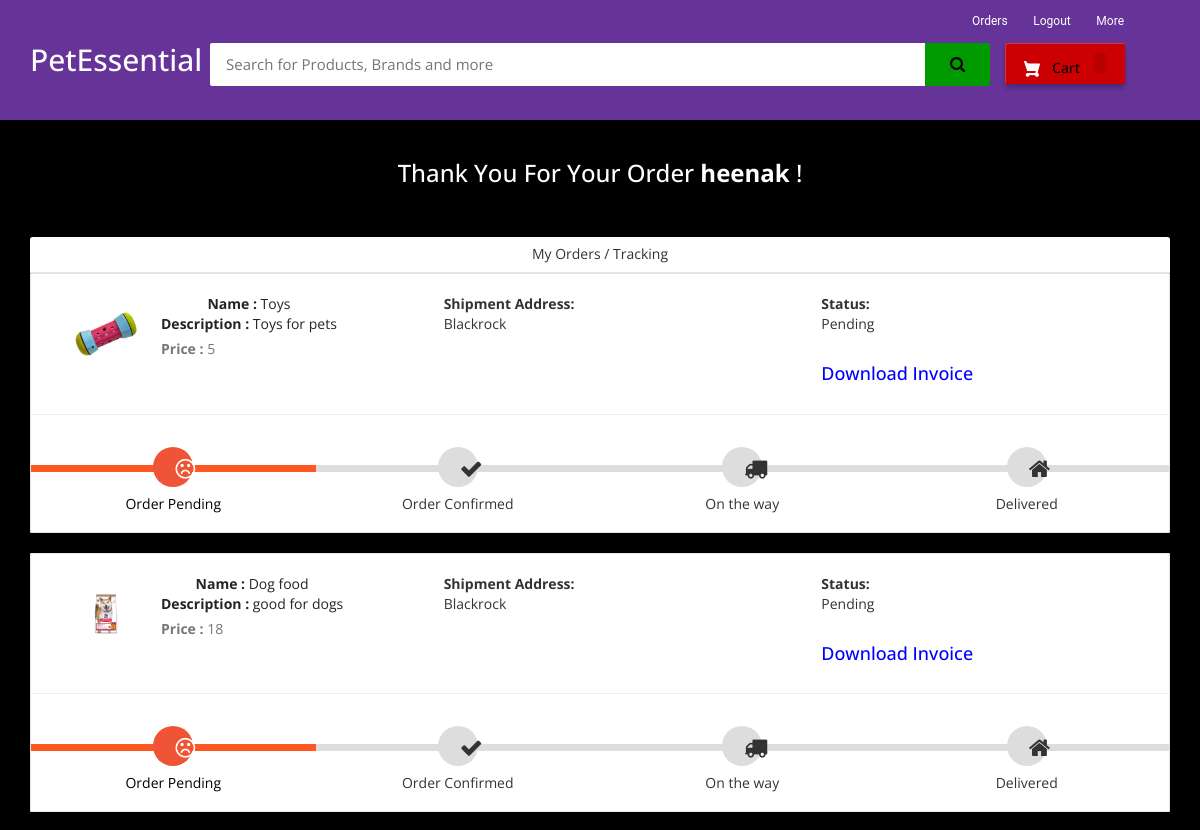
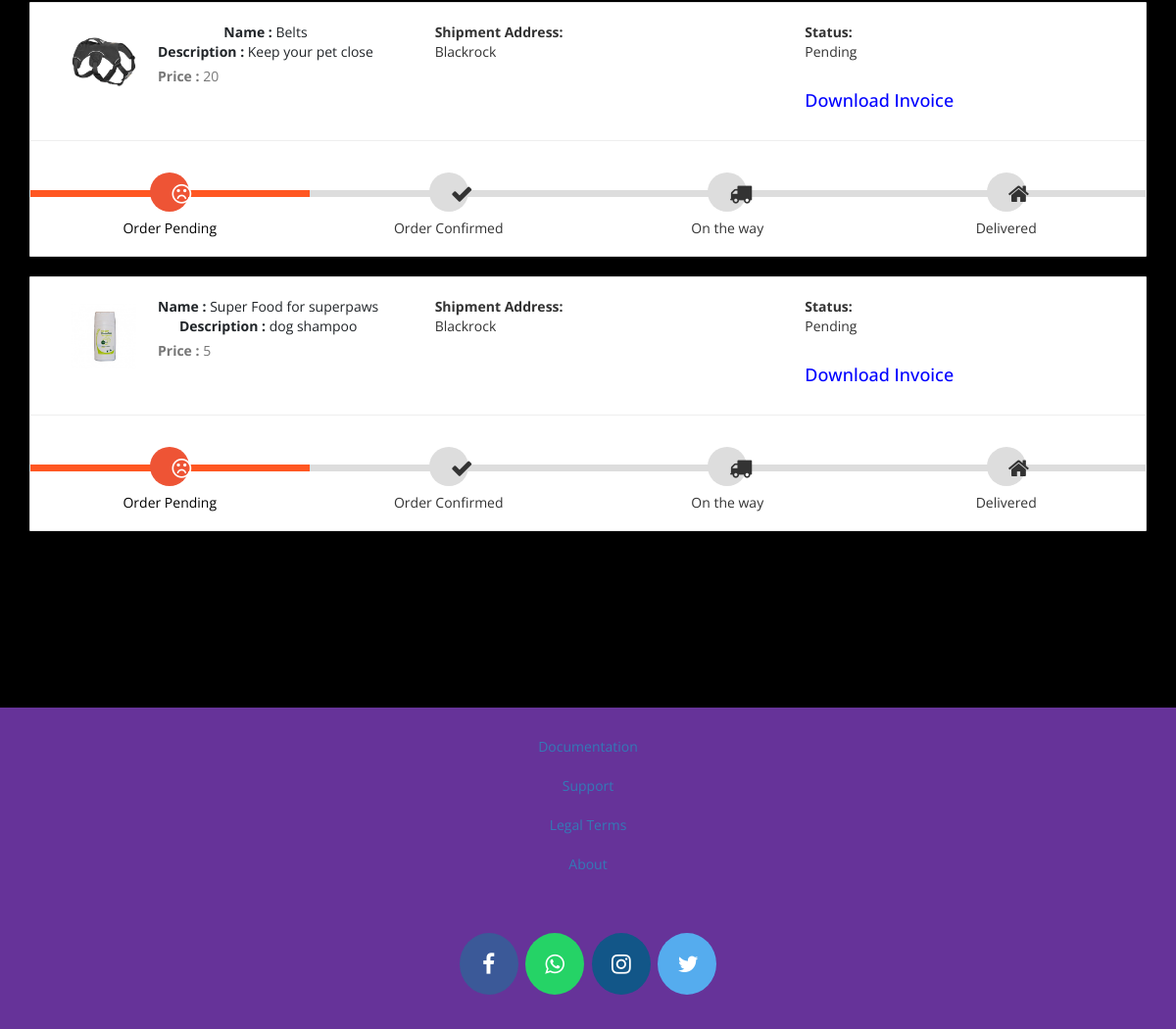
/my-order (signed in), run on the app's committed database (2 pictures, top to bottom).
### ecom/models.py (models this page shows, shortened)
class Product(models.Model):
    name=models.CharField(max_length=40)
    product_image= models.ImageField(upload_to='product_image/',null=True,blank=True)
    price = models.PositiveIntegerField()
    description=models.CharField(max_length=40)

class Orders(models.Model):
    STATUS =(
        ('Pending','Pending'),
        ('Order Confirmed','Order Confirmed'),
        ('Out for Delivery','Out for Delivery'),
        ('Delivered','Delivered'),
    )
    customer=models.ForeignKey('Customer', on_delete=models.CASCADE,null=True)
    product=models.ForeignKey('Product',on_delete=models.CASCADE,null=True)
    email = models.CharField(max_length=50,null=True)
    address = models.CharField(max_length=500,null=True)
    mobile = models.CharField(max_length=20,null=True)
    order_date= models.DateField(auto_now_add=True,null=True)
    status=models.CharField(max_length=50,null=True,choices=STATUS)

### ecom/views.py (the view)
# urls.py: path('my-order', views.my_order_view,name='my-order'),
@login_required(login_url='customerlogin')
@user_passes_test(is_customer)
def my_order_view(request):
    customer=models.Customer.objects.get(user_id=request.user.id)
    orders=models.Orders.objects.all().filter(customer_id = customer)
    ordered_products=[]
    for order in orders:
        ordered_product=models.Product.objects.all().filter(id=order.product.id)
        ordered_products.append(ordered_product)
    return render(request,'ecom/my_order.html',{'data':zip(ordered_products,orders)})

### ecom/views.py (called while the page is built)
def is_customer(user):
    return user.groups.filter(name='CUSTOMER').exists()

### templates/ecom/my_order.html (shortened to what this page needs)
{% extends 'ecom/customer_base.html' %}
{% load static %}
{% block content %}
<br>
<h3 style="text-align:center; color: white;">Thank You For Your Order  <strong>{{request.user}}</strong> !</h3> <br><br>
<div class="container">
    <header class="card-header" style="text-align:center;"> My Orders / Tracking </header>
    {% for products,order in data %}
    <article class="card">
        <div class="card-body">
            <ul class="row" style="margin-left:20px;margin-top:20px;">
                <li class="col-md-4">
                  <figure class="itemside mb-3">
                    {%for product in products%}
                      <div class="aside"><img src="{% static product.product_image.url %}" class="img-sm border"></div>
                      <figcaption class="info align-self-center">
                          <p class="title"><strong>Name : </strong>{{product.name}} <br> <strong>Description : </strong>{{product.description}}</p> <span class="text-muted"><strong>Price : </strong>{{product.price}} </span>
                      </figcaption>
                  </figure>
                </li>
                <li class="col-md-4">
                    <div class="col"> <strong>Shipment Address:</strong> <br> {{order.address}}</div>
                </li>
                <li class="col-md-4">
                    <div class="col"> <strong>Status:</strong> <br> {{order.status}} </div> <br>
                    <h4><a style="text-decoration:none; color:blue;" href="{% url 'download-invoice' order.id product.id  %}" >Download Invoice</a></h4>
                </li>
                {%endfor%}
            </ul>
            <hr>
            <div class="track">
                {%if order.status == 'Pending' %}
                <div class="step active"> <span class="icon"> <i style="padding-top:5px; padding-right:20px;" class="fa fa-frown-o"></i> </span> <span class="text">Order Pending</span> </div>
                <div class="step "> <span class="icon"> <i style="padding-top:5px; padding-right:20px;" class="fa fa-check"></i> </span> <span class="text"> Order Confirmed</span> </div>
                <div class="step "> <span class="icon"> <i style="padding-top:5px; padding-right:20px;" class="fa fa-truck"></i> </span> <span class="text"> On the way </span> </div>
                <div class="step "> <span class="icon"> <i style="padding-top:5px; padding-right:20px;" class="fa fa-home"></i> </span> <span class="text">Delivered</span> </div>
                {%endif%}
            </div>
        </div>
    </article><br>
    {%endfor%}
</div>
<br><br><br><br><br>
{% endblock content %}

### templates/ecom/customer_base.html (style rules this page uses)
body { background-color: #ebe0e0 }
.fa { padding: 20px; font-size: 23px; width: 60px; text-align: center; text-decoration: none; margin: 5px 2px; border-radius: 50%; }
p { text-align: center; }

### templates/ecom/my_order.html (style rules this page uses)
body { background-color: black; font-family: 'Open Sans', serif }
.container { margin-top: 0px; margin-bottom: 0px }
.card { position: relative; display: -webkit-box; display: -ms-flexbox; display: flex; -webkit-box-orient: vertical; -webkit-box-direction: normal; -ms-flex-direction: column; flex-direction: column; min-width: 0; word-wrap: break-word; background-color: #fff; background-clip: border-box; border: 1px solid rgba(0, 0, 0, 0.1); border-radius: 0.10rem }
.card-header:first-child { border-radius: calc(0.37rem - 1px) calc(0.37rem - 1px) 0 0 }
.card-header { padding: 0.75rem 1.25rem; margin-bottom: 0; background-color: #fff; border-bottom: 1px solid rgba(0, 0, 0, 0.1) }
.track { position: relative; background-color: #ddd; height: 7px; display: -webkit-box; display: -ms-flexbox; display: flex; margin-bottom: 60px; margin-top: 50px }
.track .step { -webkit-box-flex: 1; -ms-flex-positive: 1; flex-grow: 1; width: 25%; margin-top: -18px; text-align: center; position: relative }
.track .step.active:before { background: #FF5722 }
.track .step::before { height: 7px; position: absolute; content: ""; width: 100%; left: 0; top: 18px }
.track .step.active .icon { background: #ee5435; color: #fff }
.track .icon { display: inline-block; width: 40px; height: 40px; line-height: 40px; position: relative; border-radius: 100%; background: #ddd }
.track .step.active .text { font-weight: 400; color: #000 }
.track .text { display: block; margin-top: 7px }
.itemside { position: relative; display: -webkit-box; display: -ms-flexbox; display: flex; width: 100% }
.itemside .aside { position: relative; -ms-flex-negative: 0; flex-shrink: 0 }
.img-sm { width: 80px; height: 80px; padding: 7px }
ul.row, ul.row-sm { list-style: none; padding: 0 }
.itemside .info { padding-left: 15px; padding-right: 7px }
.itemside .title { display: block; margin-bottom: 5px; color: #212529 }
p { margin-top: 0; margin-bottom: 1rem }

### data on the page
Orders: address "Blackrock", status "Pending", shows "Order Pending"
Product: product_image (picture), name "Toys", description "Toys for pets", price "5"
Orders: address "Blackrock", status "Pending", shows "Order Pending"
Product: product_image (picture), name "Dog food", description "good for dogs", price "18"
Orders: address "Blackrock", status "Pending", shows "Order Pending"
Product: product_image (picture), name "Belts", description "Keep your pet close", price "20"
Orders: address "Blackrock", status "Pending", shows "Order Pending"
Product: product_image (picture), name "Super Food for superpaws", description "dog shampoo", price "5"

### other printed values
{{ request.user }} "heenak"
